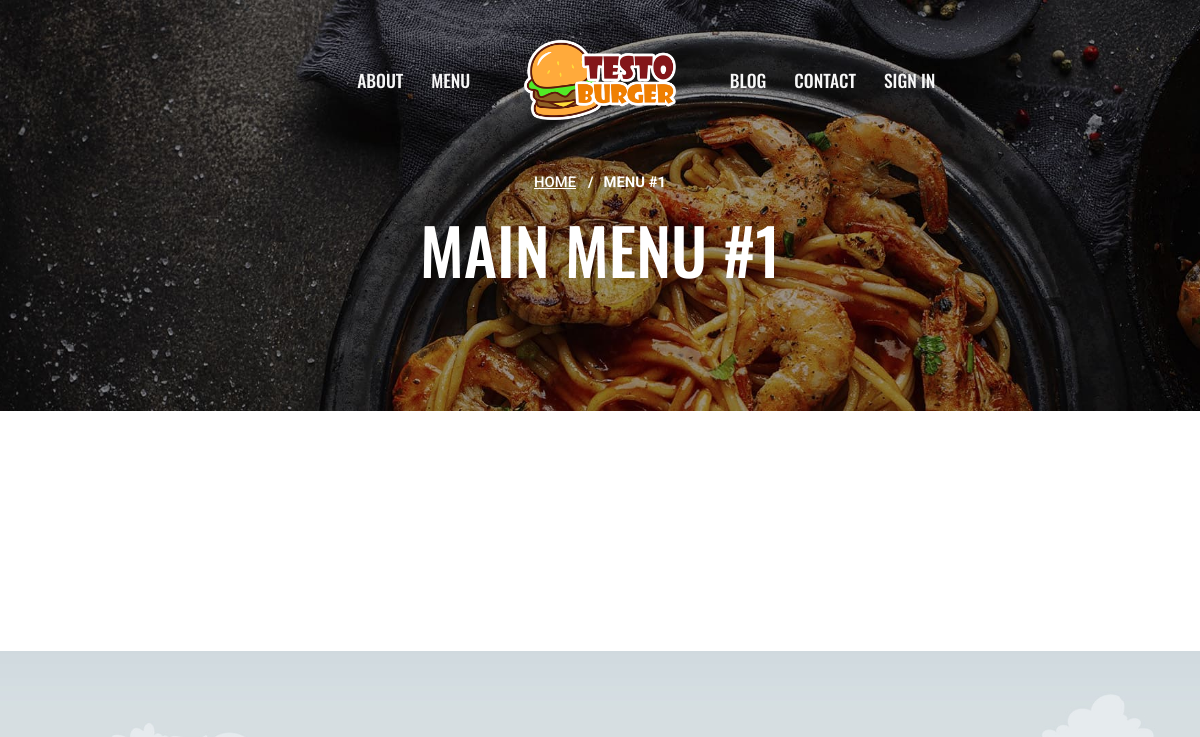
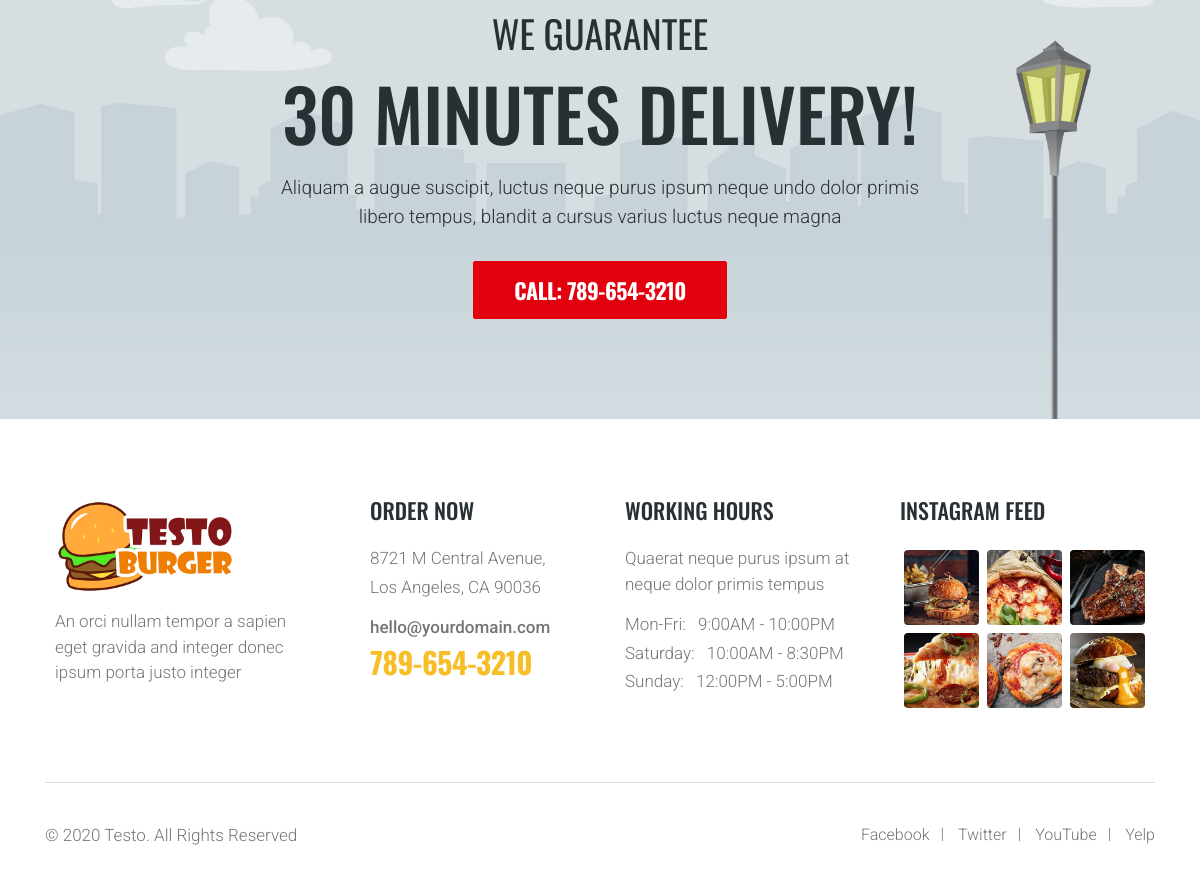
Before: /menu/ with the older database file (2 pictures, top to bottom).
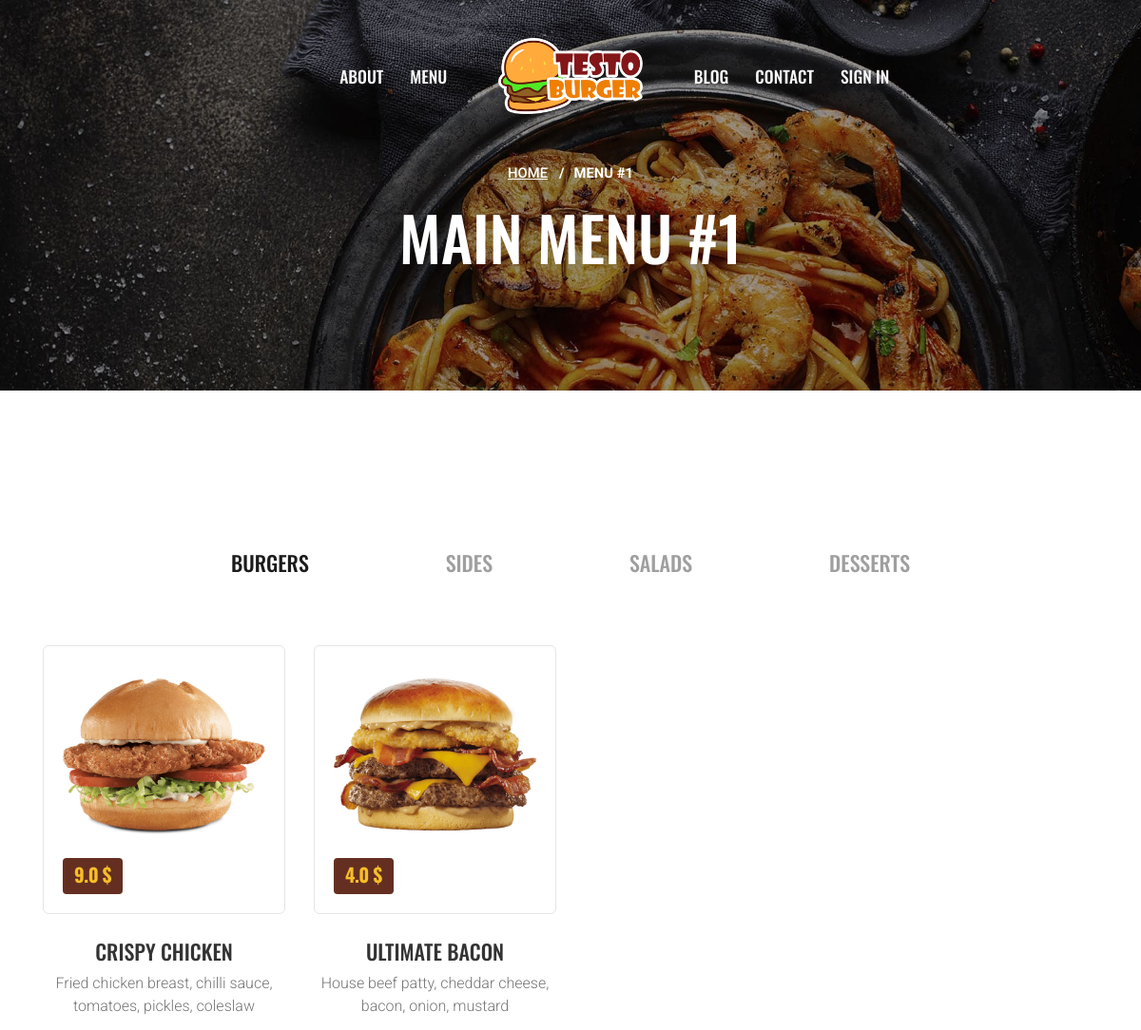
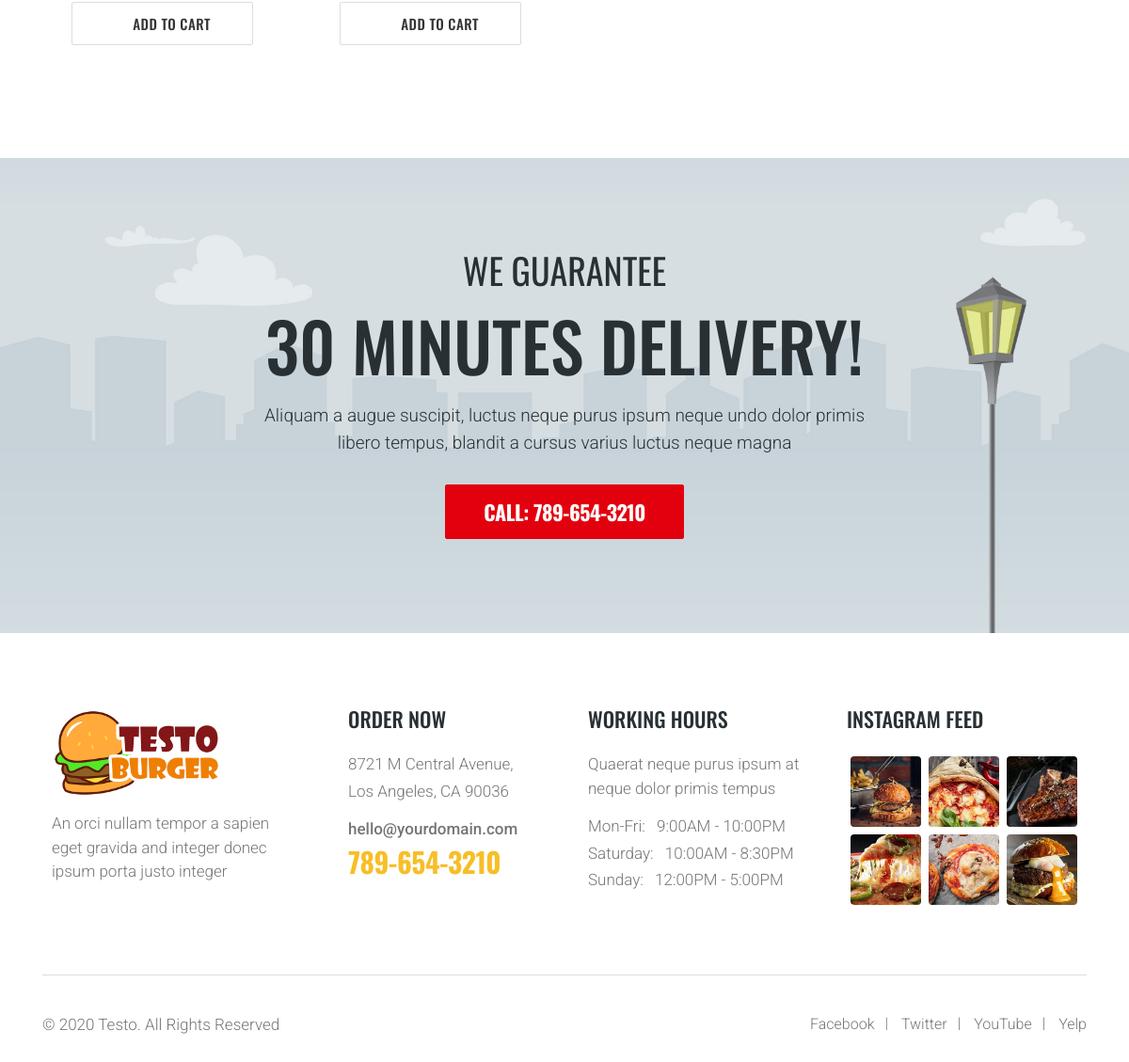
After: the same page with the newer database file (2 pictures, top to bottom).
### main/models.py (models this page shows, shortened)
class Categories(models.Model):
    image = models.CharField(max_length=25)
    name = models.CharField(max_length=25)

class Products(models.Model):
    category = models.ForeignKey(Categories, on_delete=models.CASCADE, related_name='prod_cat')
    name = models.CharField(max_length=50)
    price = models.FloatField()
    discount = models.FloatField(null=True, blank=True)
    description = models.TextField()
    portion = models.PositiveIntegerField()
    callories = models.PositiveIntegerField()

class PImanges(models.Model):
    product = models.ForeignKey(Products, on_delete=models.CASCADE, related_name='image_prod')
    image = models.ImageField(upload_to='product')

### main/views.py (the view)
# urls.py: path('menu/', MenuView.as_view()),
class MenuView(TemplateView):
    template_name = "main/menu.html"
    def get_context_data(self, **kwargs):
        context = super().get_context_data(**kwargs)
        context['categories'] = Categories.objects.all()
        return context

### templates/main/menu.html (shortened to what this page needs)
{% extends 'main/base.html' %}
{% load static %}
{% block content %}
			<div id="menu-page" class="page-hero-section division">
				<div class="container">
					<div class="row">
						<div class="col-lg-10 offset-lg-1">
							<div class="hero-txt text-center white-color">
								<div id="breadcrumb">
									<div class="row">
										<div class="col">
											<div class="breadcrumb-nav">
												<nav aria-label="breadcrumb">
												  	<ol class="breadcrumb">
												    	<li class="breadcrumb-item"><a href="demo-1.html">Home</a></li>
												    	<li class="breadcrumb-item active" aria-current="page">Menu #1</li>
												  	</ol>
												</nav>
											</div>
										</div>
									</div>
								</div>
								<h2 class="h2-xl">Main Menu #1</h2>
							</div>
						</div>
					</div>
				</div>
			</div>
			<section id="menu-8" class="wide-70 menu-section division">
				<div class="container">
					<div id="tabs-nav">
					 	<div class="row">
							<div class="col-lg-12 text-center">
						 		<ul class="tabs-1 ico-55 red-tabs clearfix">
									{% for c in categories %}
										<li class="tab-link {% if categories.first == c %} current {% endif %}" data-tab="tab-{{c.id}}">
											<span class="flaticon-{{ c.image }}"></span>
											<h5 class="h5-sm">{{ c.name }}</h5>
										</li>
									{% endfor %}
								</ul>
							</div>
						</div>
				 	</div>
				 	<div id="tabs-content">
						{% for c in categories %}
						<div id="tab-{{ c.id }}" class="tab-content {% if categories.first == c %} current {% endif %}">
							<div class="row">
								{% for p in c.prod_cat.all %}
									<div class="col-sm-6 col-lg-3">
										<div class="menu-7-item">
											<div class="menu-7-img rel">
												<a href="/product/{{ p.pk }}"><img class="img-fluid" src="{{ p.image_prod.first.image.url }}" alt="menu-image" /></a>
												<div class="menu-7-price bg-coffee">
													<h5 class="h5-xs yellow-color">{% if p.discount %}{{ p.discount }}{% else %}{{ p.price }}{% endif %} $</h5>
												</div>
												<div class="like-ico ico-20">
													<a href="#"><span class="flaticon-heart"></span></a>
												</div>
											</div>
											<div class="menu-7-txt rel">
												<h5 class="h5-sm"><a href="/product/{{ p.pk }}">{{ p.name }}</a></h5>
												<p class="grey-color">{{ p.description }}</p>
												<a href="/add-cart/?id={{p.pk}}&m=menu" class="btn btn-sm btn-tra-grey yellow-hover">
													<span class="flaticon-shopping-bag"></span> Add to Cart
												</a>
											</div>
										</div>
									</div>
								{% endfor %}
							</div>
						</div>
					{% endfor %}
				 	</div>
				</div>
			</section>
			<section id="banner-4" class="bg-fixed wide-100 banner-section division">
				<div class="container">
			 		<div class="row">
						<div class="col-lg-10 col-xl-8 offset-lg-1 offset-xl-2">
							<div class="banner-4-txt text-center">
								<h4 class="h4-xl">We Guarantee</h4>
							    <h2>30 Minutes Delivery!</h2>
								<p class="p-lg">Aliquam a augue suscipit, luctus neque purus ipsum neque undo dolor primis libero tempus,
									blandit a cursus varius luctus neque magna
								</p>
								<a href="tel:123456789" class="btn btn-lg btn-red tra-red-hover">Call: 789-654-3210</a>
							</div>
						</div>
			 		</div>
				</div>
			</section>
{% endblock content %}

### templates/main/base.html (shortened to what this page needs)
{% load static %}
<!DOCTYPE html>
<html lang="en">
	<head>
		<link href="{% static 'main/css/bootstrap.min.css'%}" rel="stylesheet">
		<link href="https://use.fontawesome.com/releases/v5.11.0/css/all.css'%}" rel="stylesheet">
		<link href="{% static 'main/css/flaticon.css'%}" rel="stylesheet">
		<link href="{% static 'main/css/menu.css'%}" rel="stylesheet">
		<link href="{% static 'main/css/magnific-popup.css'%}" rel="stylesheet">
		<link href="{% static 'main/css/flexslider.css'%}" rel="stylesheet">
		<link href="{% static 'main/css/owl.carousel.min.css'%}" rel="stylesheet">
		<link href="{% static 'main/css/owl.theme.default.min.css'%}" rel="stylesheet">
		<link href="{% static 'main/css/jquery.datetimepicker.min.css'%}" rel="stylesheet">
		<link href="{% static 'main/css/style.css'%}" rel="stylesheet">
		<link href="{% static 'main/css/responsive.css'%}" rel="stylesheet">
	</head>
	<body>
		<header id="header-1" class="header navik-header header-shadow center-menu-1 header-transparent">
			<div class="container">
				<div class="navik-header-container">
	                <div class="logo" data-mobile-logo="{% static 'main/images/logo-01.png'%}" data-sticky-logo="{% static 'main/images/logo-01.png'%}">
	                	<a href="/"><img src="{% static 'main/images/logo-01.png'%}" alt="header-logo"/></a>
					</div>
	                <nav class="navik-menu menu-caret navik-yellow">
	                	<ul class="top-list">
	                		<li><a href="/about/">About</a>
	                		</li>
	                    	<li><a href="/menu/">Menu</a>
	                        </li>
						</ul>
						<ul>
							<li><a href="/blog/">Blog</a>
							</li>
							<li><a href="/contact/">Contact</a>
							</li>
                            {% if user.is_authenticated %}
                                <li class="basket-ico ico-30">
                                    <a href="/cart/">
                                        <span class="ico-holder"><span class="flaticon-shopping-bag"></span> <em class="roundpoint" id="count">0</em></span>
                                    </a>
                                </li>
                            {% else %}
                                <li><a href="/login/">Sign In</a>
                            {% endif %}
	                    </ul>
	                </nav>
				</div>
			</div>
		</header>
		<div id="page" class="page">
    {% block content %}
    {% endblock content %}
			<footer id="footer-4" class="footer division">
				<div class="container grey-color">
					<div class="row">
						<div class="col-xl-3">
							<div class="footer-info mb-40">
								<div class="footer-logo"><img src="{% static 'main/images/logo-01.png'%}" alt="footer-logo"/></div>
								<p>An orci nullam tempor a sapien eget gravida and integer donec ipsum porta justo integer</p>
							</div>
						</div>
						<div class="col-md-6 col-lg-4 col-xl-3">
							<div class="footer-contacts mb-40">
								<h5 class="h5-sm">Order Now</h5>
								<p>8721 M Central Avenue,</p>
								<p>Los Angeles, CA 90036</p>
								<p class="foo-email txt-500 mt-15"><a href="mailto:yourdomain@mail.com">hello@yourdomain.com</a></p>
								<p><span class="yellow-color"><a href="tel:123456789">789-654-3210</a></span></p>
							</div>
						</div>
						<div class="col-md-6 col-lg-4 col-xl-3">
							<div class="footer-info mb-30">
								<h5 class="h5-sm">Working Hours</h5>
								<p>Quaerat neque purus ipsum at neque dolor primis tempus</p>
								<p class="mt-15">Mon-Fri: <span>9:00AM - 10:00PM</span></p>
								<p>Saturday: <span>10:00AM - 8:30PM</span></p>
								<p>Sunday: <span>12:00PM - 5:00PM</span></p>
							</div>
						</div>
						<div class="col-md-12 col-lg-4 col-xl-3">
							<div class="footer-img mb-40">
								<h5 class="h5-sm">Instagram Feed</h5>
								<ul class="text-center clearfix">
									<li><a href="#" target="_blank"><img class="insta-img" src="{% static 'main/images/instagram/img-01.jpg'%}" alt="insta-img"></a></li>
									<li><a href="#" target="_blank"><img class="insta-img" src="{% static 'main/images/instagram/img-02.jpg'%}" alt="insta-img"></a></li>
									<li><a href="#" target="_blank"><img class="insta-img" src="{% static 'main/images/instagram/img-03.jpg'%}" alt="insta-img"></a></li>
									<li><a href="#" target="_blank"><img class="insta-img" src="{% static 'main/images/instagram/img-04.jpg'%}" alt="insta-img"></a></li>
									<li><a href="#" target="_blank"><img class="insta-img" src="{% static 'main/images/instagram/img-05.jpg'%}" alt="insta-img"></a></li>
									<li><a href="#" target="_blank"><img class="insta-img" src="{% static 'main/images/instagram/img-06.jpg'%}" alt="insta-img"></a></li>
								</ul>
							</div>
						</div>
					</div>
					<div class="bottom-footer">
						<div class="row d-flex align-items-center">
							<div class="col-md-5 col-lg-6">
								<div class="footer-copyright">
									<p>&copy; 2020 Testo. All Rights Reserved</p>
								</div>
							</div>
							<div class="col-md-7 col-lg-6">
								<ul class="bottom-footer-list text-right clearfix">
									<li><p class="first-list-link"><a href="#"> Facebook</a></p></li>
									<li><p><a href="#"> Twitter</a></p></li>
									<li><p><a href="#"> YouTube</a></p></li>
									<li><p class="last-li"><a href="#"> Yelp</a></p></li>
								</ul>
							</div>
						</div>
					</div>
				</div>
			</footer>
		</div>
	</body>
</html>

### static/main/css/menu.css (style rules this page uses)
.navik-header { position: relative; z-index: 998; box-sizing: border-box; font-size: 16px; line-height: 1.428572; background-color: #fff; -webkit-text-size-adjust: 100%; -moz-text-size-adjust: 100%; -ms-text-size-adjust: 100%; text-size-adjust: 100%; }
.navik-header *, .navik-header *::before, .navik-header *::after { box-sizing: border-box; }
.navik-header::before, .navik-header::after { box-sizing: border-box; }
.navik-header ul { margin-bottom: inherit; }
.navik-header img { max-width: 100%; height: auto; vertical-align: top; }
.navik-header .logo { padding: 30px 40px; text-align: center; }
.navik-header .logo img { max-width: 100%; height: auto; }
.navik-header-container { position: relative; }
.navik-menu > ul { display: none; padding: 0 0 20px; }
.navik-menu ul li { position: relative; }
.navik-menu ul li > a { display: block; padding: 14px 15px; font-family: "Fira Sans", sans-serif; font-size: 15px; color: #212121; text-decoration: none; text-transform: uppercase; transition: all 0.2s ease-in-out; }
.center-menu-1 .navik-menu > ul:first-child { padding: 0; }
@media (min-width: 768px) { .navik-header .logo { float: left; padding: 30px 40px 30px 0; } }
@media (min-width: 768px) { .navik-menu { clear: both; } }
@media (min-width: 1200px) { .navik-header-container { height: 80px; } }
@media (min-width: 1200px) { .navik-header .logo { position: relative; top: 50%; padding: 0; -webkit-transform: translateY(-50%); transform: translateY(-50%); } }
@media (min-width: 1200px) { .navik-header .logo img { width: auto; max-width: inherit; max-height: 80px; } }
@media (min-width: 1200px) { .navik-menu { float: right; clear: inherit; } }
@media (min-width: 1200px) { .navik-menu > ul { display: block !important; padding: 0; font-size: 0; } }
@media (min-width: 1200px) { .navik-menu > ul > li { display: inline-block; } }
@media (min-width: 1200px) { .navik-menu > ul > li > a { position: relative; box-sizing: border-box; height: 80px; padding: 0 14px; line-height: 80px; white-space: nowrap; } }
@media (min-width: 1200px) { .navik-menu > ul > li:last-child > a { padding: 0 0 0 20px; } }
@media (min-width: 1200px) { .navik-menu ul li { position: relative; } }
@media (min-width: 1200px) { .navik-menu.menu-hover-2 > ul > li:last-child > a, .navik-menu.menu-hover-3 > ul > li:last-child > a, .navik-menu.menu-hover-4 > ul > li:last-child > a, .center-menu-1 .navik-menu > ul > li:last-child > a, .center-menu-2 .navik-menu > ul > li:last-child > a { padding: 0 14px; } }
@media (min-width: 1200px) { .navik-header.center-menu-1 { position: relative; } }
@media (min-width: 1200px) { .navik-header.center-menu-1 .navik-header-container > .logo { display: none; } }
@media (min-width: 1200px) { .navik-header.center-menu-1 .logoCenter .logo { top: 0; float: none; width: inherit; -webkit-transform: translateY(0); transform: translateY(0); } }
@media (min-width: 1200px) { .center-menu-1 .navik-menu { display: table !important; float: none; width: 100%; } }
@media (min-width: 1200px) { .center-menu-1 .navik-menu > ul { display: table-cell !important; vertical-align: top; } }
@media (min-width: 1200px) { .center-menu-1 .navik-menu > ul:first-child { padding: 0 40px; text-align: right; } }
@media (min-width: 1200px) { .center-menu-1 .navik-menu > ul:last-child { padding: 0 40px; text-align: left; } }
@media (min-width: 1200px) { .navik-header.header-transparent-on, .navik-header.header-opacity-on { position: absolute; width: 100%; background-color: transparent; } }
@media (min-width: 1200px) { .header-transparent-on .navik-menu > ul > li > a, .header-opacity-on .navik-menu > ul > li > a { color: #f7f7f7; } }

Changed rows visible on the page:
added Categories: name "BURGERS"
added Categories: name "SIDES", shown under "MAIN MENU #1"
added Categories: name "SALADS", shown under "MAIN MENU #1"
added Categories: name "DESSERTS", shown under "MAIN MENU #1"
added Products: image_prod.first.image (picture), price "9.0", name "CRISPY CHICKEN", description "Fried chicken breast, chilli sauce, tomatoes, pickles, coleslaw"
added Products: image_prod.first.image (picture), discount "4.0", name "ULTIMATE BACON", description "House beef patty, cheddar cheese, bacon, onion, mustard"
